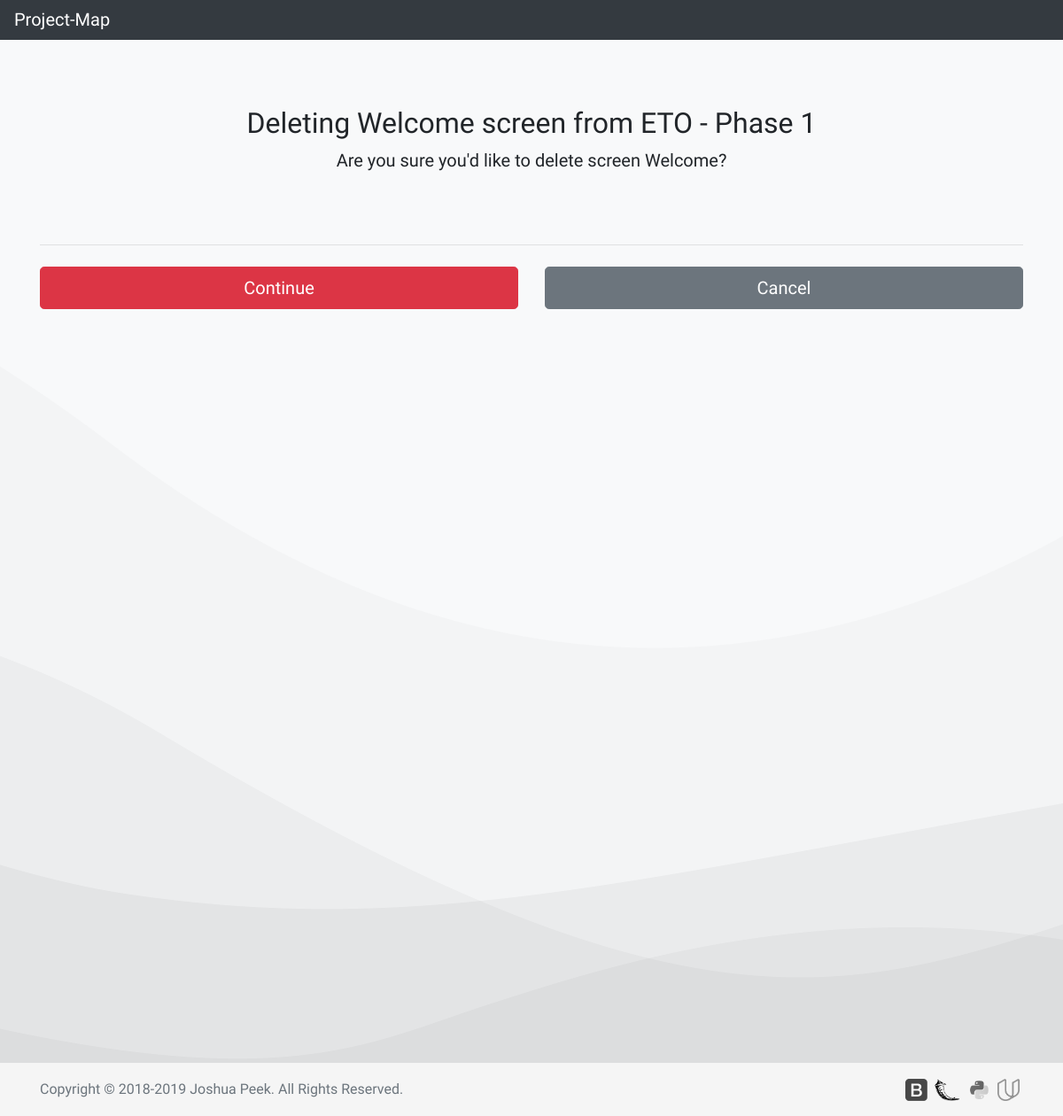
Page /scrn?1&d on the committed database.
### database_setup.py (models this page shows, shortened)
class Screen(Base):
    __tablename__ = 'screen'
    id = Column(Integer, primary_key=True)
    title = Column(String(250), nullable=False)
    description = Column(String(500))
    project_id = Column(Integer, ForeignKey('project.id'))
    project = relationship(Project)

class Org(Base):
    __tablename__ = 'org'
    id = Column(Integer, primary_key=True)
    title = Column(String(250), nullable=False)
    description = Column(String(500))

class Project(Base):
    __tablename__ = 'project'
    id = Column(Integer, primary_key=True)
    title = Column(String(250), nullable=False)
    description = Column(String(500))
    org_id = Column(Integer, ForeignKey('org.id'))
    org = relationship(Org)

### app.py (the view)
@app.route('/scrn?<int:screen_id>&d', methods=['GET', 'POST'])
def delScreen(screen_id):
    delScreen = session.query(Screen).filter_by(id=screen_id).one()
    org_id=delScreen.project.org.id
    project_id=delScreen.project.id
    allorgs = session.query(Org).all()
    allprojects = session.query(Project).all()
    if request.method == 'POST':
        session.delete(delScreen)
        session.commit()
        flash("Screen Removed")
        return redirect(url_for('projectPage', project_id=screen.project.id,
            screen_id=screen_id))
    else:
        return render_template('delete/screen.html', i=delScreen)

### templates/delete/screen.html (shortened to what this page needs)
<!doctype html>
<html lang="en">
  {% include "header.html" %}
  <body>
    <nav class="navbar navbar-expand-md navbar-dark fixed-top bg-dark">
      <a class="navbar-brand" href="/">Project-Map</a>
    </nav>
  <body class="bg-light">
    <div class="container">
      <div class="py-5 text-center">
        <h2>Deleting {{i.title}} screen from {{i.project.org.title}} - {{i.project.title}}</h2>
        <p class="lead">Are you sure you'd like to delete screen {{i.title}}?</p>
      </div>
      <div class="row">
        <div class="col-md-12 order-md-1">
          <form class="needs-validation" action='{{url_for('delScreen', screen_id=i.id)}}' method='post' novalidate>
            <hr class="mb-4">
            <div class="row">
              <div class="col-md-6 mb-3">
                <button class="btn btn-danger btn-lg btn-block" type="Edit">Continue</button>
              </div>
          </form>
              <div class="col-md-6 mb-3">
                <form action="{{url_for('projectPage', org_id = i.project.org.id, project_id=i.project.id)}}">
                  <button class="btn btn-secondary btn-lg btn-block" type="submit">Cancel</button>
                </form>
              </div>
            </div>
        </div>
      </div>
  {% include "footer.html" %}
  </body>
</html>

### rows in the picture
Screen: title "Welcome"
Org: project.org "ETO"
Project: project "Phase 1"
